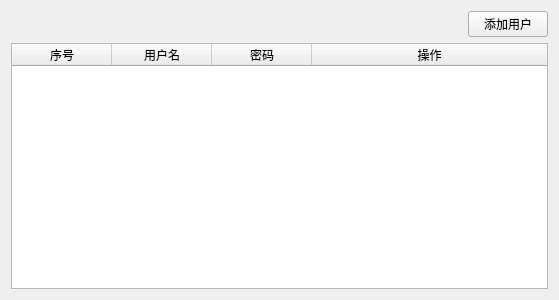
<?xml version="1.0" encoding="UTF-8"?>
<ui version="4.0">
 <class>UserManagementWidget</class>
 <widget class="QWidget" name="UserManagementWidget">
  <property name="geometry">
   <rect>
    <x>0</x>
    <y>0</y>
    <width>559</width>
    <height>300</height>
   </rect>
  </property>
  <property name="windowTitle">
   <string>Form</string>
  </property>
  <layout class="QGridLayout" name="gridLayout">
   <item row="0" column="0">
    <spacer name="horizontalSpacer">
     <property name="orientation">
      <enum>Qt::Horizontal</enum>
     </property>
     <property name="sizeHint" stdset="0">
      <size>
       <width>298</width>
       <height>20</height>
      </size>
     </property>
    </spacer>
   </item>
   <item row="0" column="1">
    <widget class="QPushButton" name="addUserBtn">
     <property name="text">
      <string>添加用户</string>
     </property>
    </widget>
   </item>
   <item row="1" column="0" colspan="2">
    <widget class="QTableWidget" name="userTable">
     <property name="editTriggers">
      <set>QAbstractItemView::NoEditTriggers</set>
     </property>
     <attribute name="horizontalHeaderStretchLastSection">
      <bool>true</bool>
     </attribute>
     <column>
      <property name="text">
       <string>序号</string>
      </property>
     </column>
     <column>
      <property name="text">
       <string>用户名</string>
      </property>
     </column>
     <column>
      <property name="text">
       <string>密码</string>
      </property>
     </column>
     <column>
      <property name="text">
       <string>操作</string>
      </property>
     </column>
    </widget>
   </item>
  </layout>
 </widget>
 <resources/>
 <connections/>
</ui>
